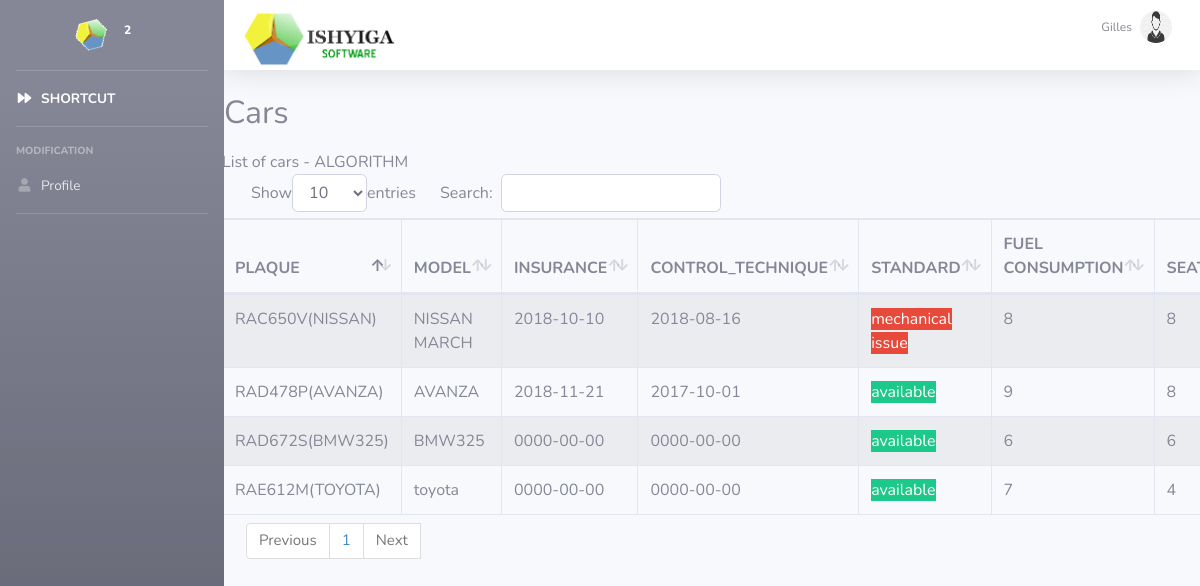
The page /carlist.php (signed in) on the database its author committed.
### tables this page shows
CREATE TABLE `fluid_car` (
  `id` int(100) NOT NULL,
  `id_subcompany` int(100) DEFAULT NULL,
  `plaque` varchar(100) NOT NULL,
  `marque` varchar(100) NOT NULL,
  `insurance_date` date DEFAULT NULL,
  `control_technique_date` date DEFAULT NULL,
  `standard` text NOT NULL,
  `fuel_consumption` int(11) DEFAULT NULL COMMENT 'km/l',
  `id_driver` int(11) DEFAULT NULL,
  `seats` int(11) DEFAULT NULL
);

### carlist.php (the view, shortened to what this page needs)
<?php
include 'include/header.php' ;
include 'include/authant.php' ;?>
<?php include('connexion.php');
?>
<body  id="page-top"   >
    <div id="wrapper">
        <?php include 'include/navbar.php'; ?>
        <div id='content-wrapper' class="d-flex flex-column">
            <?php
            require_once('include/topbon.php');
            ?>
    <div id="page-inner">
        <div class="row">
            <div class="col-md-12 d-flex justify-content-between">
            <h2>Cars</h2>
            </div>
        </div>
        <div class="row" style="padding:10px;">
            <div class="table-responsive" >
                <table id='datatable1' class="table table-striped table-bordered table-hover display" id="datatable1" cellspacing="0"
                       width="100%">
                    <thead>
                    <tr>
                        <th>PLAQUE</th>
                        <th>MODEL</th>
                        <th>INSURANCE</th>
                        <th>CONTROL_TECHNIQUE</th>
                        <th>STANDARD</th>
                        <th>FUEL CONSUMPTION</th>
                        <th>SEATS</th>
                    </tr>
                    </thead>
                    <body>
                    <?php
                    $sql1 = "SELECT * from fluid_car   where fluid_car.id_subcompany=" . $_SESSION["sub_company"];
                    $result1 = mysqli_query($connection, $sql1);
                    if (mysqli_num_rows($result1) > 0) {
                        while ($row = mysqli_fetch_array($result1)) {
                            echo
                                '<tr>' .
                                    '<td>' . $row["plaque"] . '</td>' .
                                    '<td>' . $row["marque"] . '</td>' .
                                    '<td>' . $row["insurance_date"] . '</td>' .
                                    '<td>' . $row["control_technique_date"] . '</td>' .
                                    '<td>' .'<span style="color:white" class="lebal '.(($row['standard']=='available')?'bg-success':'bg-danger').'">'.$row["standard"].'</span>'. '</td>' .
                                    '<td>' . $row["fuel_consumption"] . '</td>' .
                                    '<td>' . $row["seats"] . '</td>' ;
                        }
                    }
                    ?>
                    </body>
                </table>
            </div>
            </div>
        </div>
    </div>
<?php include('include/footerui.php'); ?>

### include/header.php (style rules this page uses)
.sorting:after { opacity: 0.2; content: "\e150"; }

### rows shown on the page
fluid_car: plaque "RAC650V(NISSAN)", marque "NISSAN MARCH", insurance_date "2018-10-10", control_technique_date "2018-08-16", standard "mechanical issue", fuel_consumption "8", seats "8"
fluid_car: plaque "RAD478P(AVANZA)", marque "AVANZA", insurance_date "2018-11-21", control_technique_date "2017-10-01", standard "available", fuel_consumption "9", seats "8"
fluid_car: plaque "RAD672S(BMW325)", marque "BMW325", insurance_date "0000-00-00", control_technique_date "0000-00-00", standard "available", fuel_consumption "6", seats "6"
fluid_car: plaque "RAE612M(TOYOTA)", marque "toyota", insurance_date "0000-00-00", control_technique_date "0000-00-00", standard "available", fuel_consumption "7", seats "4"

### other values the page prints
$_SESSION['username'] "Gilles"
